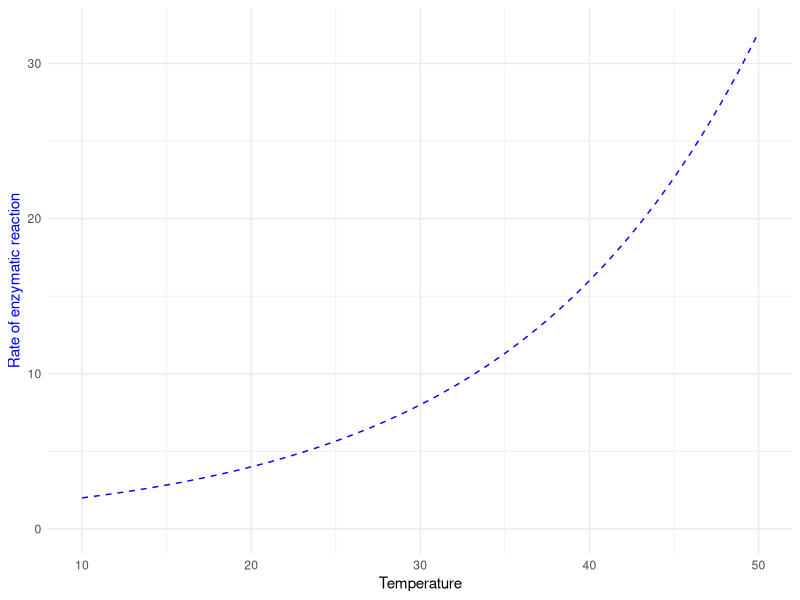
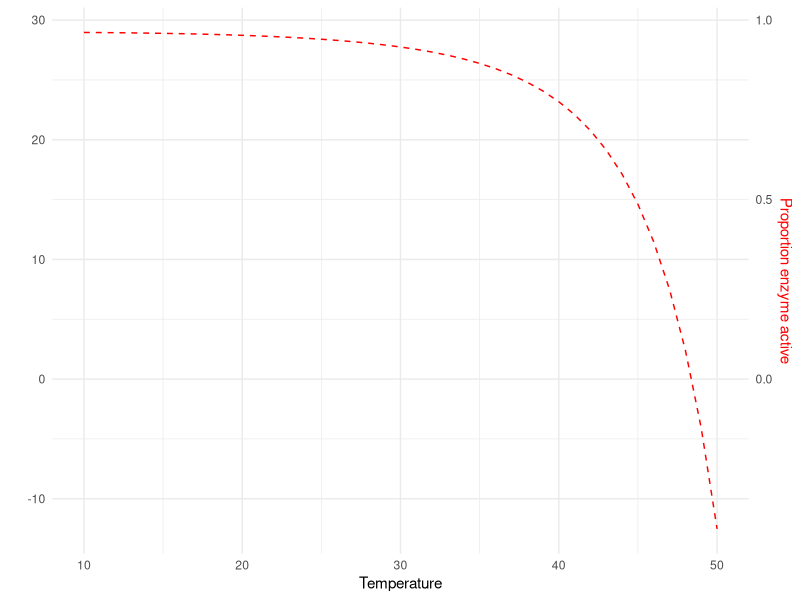
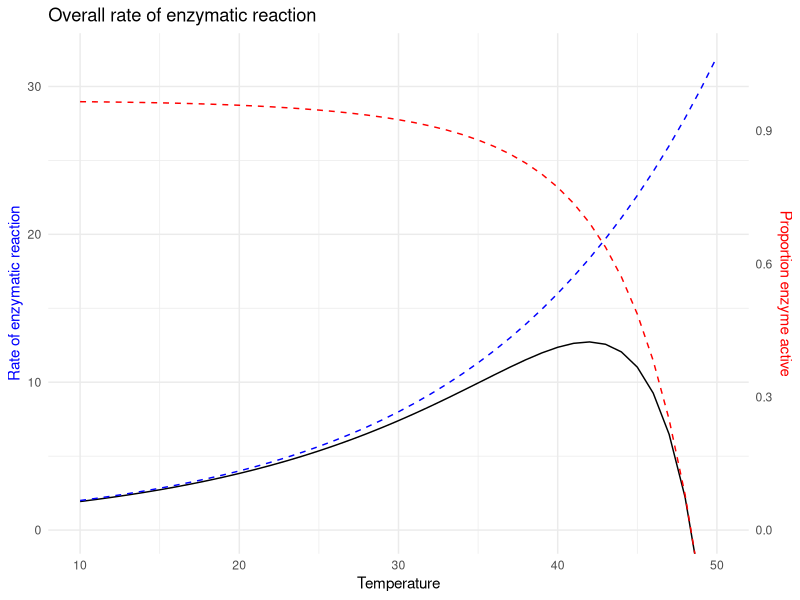

The R source for these figures, in order: (Note: this script raises an error after producing the figures.)
## ---- chunk 1
library(tufte)
# invalidate cache when the tufte version changes
knitr::opts_chunk$set(tidy = FALSE, 
                      message = FALSE, 
                      warning = FALSE,
                      echo = FALSE,
                      cache.extra = packageVersion('tufte'))
options(htmltools.dir.version = FALSE)
## ---- chunk 2
library(tidyverse)
library(scales) # for prettier axis labels
# library(simecol) # for running model 
theme_set(theme_minimal())
## ---- chunk 3
r <- log(2)/10
df <- tibble(Temperature = 10:50, 
             Reaction = exp(r*Temperature), 
             Stability = (30 - exp(0.00003*Temperature^3))/30, 
             Rate = Reaction*Stability) 

ggplot(df, aes(Temperature, Reaction)) + 
  geom_line(color = "blue", linetype = 2) + 
  scale_y_continuous("Rate of enzymatic reaction") + 
  coord_cartesian(ylim = c(0, max(df$Reaction))) + 
  theme(axis.title.y.left = element_text(color = "blue"), 
        axis.title.y.right = element_text(color = "red"))
## ---- chunk 4
ggplot(df, aes(Temperature, Stability*30)) + 
  geom_line(color = "red", linetype = 2) + 
  scale_y_continuous("", sec.axis = sec_axis(~ . /30, name = "Proportion enzyme active")) + 
  theme(axis.title.y.left = element_text(color = "blue"), 
        axis.title.y.right = element_text(color = "red"))
## ---- chunk 5
ggplot(df, aes(Temperature, Rate)) + 
  geom_line() + 
  geom_line(aes(y=Reaction), color = "blue", linetype = 2) + 
  geom_line(aes(y=Stability*30), color = "red", linetype = 2) + 
 scale_y_continuous("Rate of enzymatic reaction", 
                    sec.axis = sec_axis(~ . /30, 
                                        name = "Proportion enzyme active")) + 
  labs(title = "Overall rate of enzymatic reaction") + 
  coord_cartesian(ylim = c(0, max(df$Reaction))) + 
  theme(axis.title.y.left = element_text(color = "blue"), 
        axis.title.y.right = element_text(color = "red")) 
## ---- chunk 6
knitr::include_graphics("DaysEcolosion.png", dpi=400)
## ---- chunk 7

df <- tibble(Speed = 10:100, 
             Time = 300/Speed)
ggplot(df, aes(Speed, Time)) + 
  geom_line() + 
  geom_point(data=df %>% filter(Speed %in% c(60,90,30))) + 
  scale_x_continuous("Speed (miles per hour)", breaks = c(30,60,90)) + 
  scale_y_continuous("Time (hours)", lim = c(0, 30))
